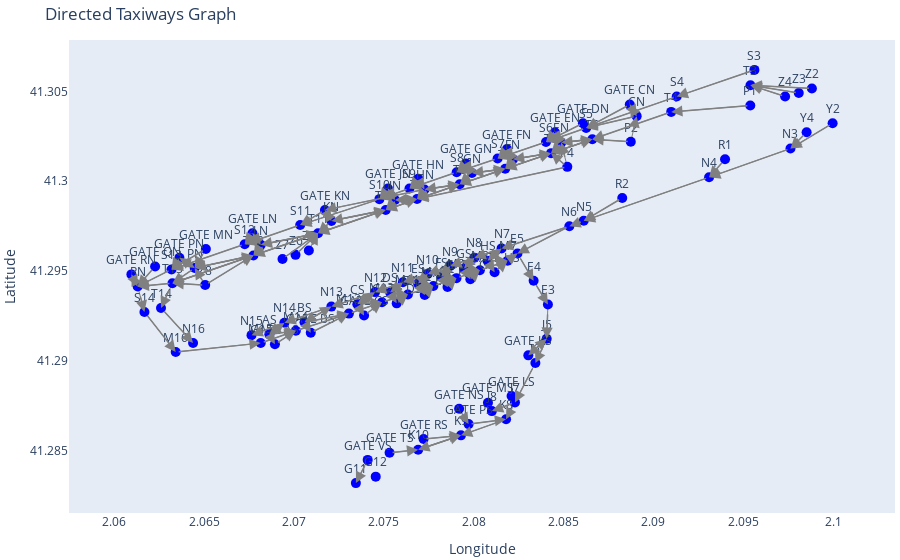

The notebook cell this image was saved under:
### Markdown cell above
## East configuration

### Code cell
graph = TaxiwayGraph(LEBL_TAXIWAYS, configuration='East')
graph.visualize_graph()
